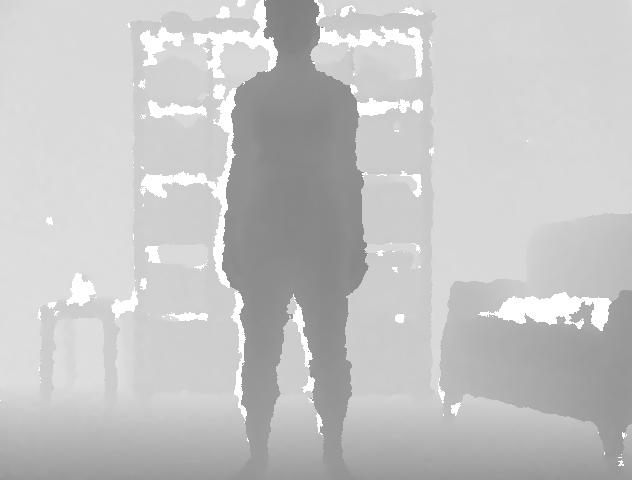
#> input picture assignments/ps_5/PS5_Data/botharms/botharms-up-p1-1/d-1303672803.352249-4144131004.pgm, 640 x 480 px; its folder holds 3 pictures in this run
$ python generateAllMHIs.py
#> lines starting #> are read from the running program, lines starting #| are printed output that depends on the picture
### assignments/ps_5/computeMHI.py
import os
import glob
import numpy as np
from skimage.io import imread


def computeMHI(directoryName, threshold=5000):

    depth_files = glob.glob(os.path.join(directoryName, '*.pgm'))
    depth_files = np.sort(depth_files)

    depth_ims = []
    for depth_file in depth_files:
        depth_im = imread(depth_file)
        depth_ims.append(depth_im)

    foreground_ims = []
    for i in range(1, len(depth_ims)):
        diff = np.abs(depth_ims[i] - depth_ims[i-1])
        diff[diff < threshold] = 0
        diff[diff >= threshold] = 1
        foreground_ims.append(diff)

    mhi = np.zeros(foreground_ims[0].shape)
    for i, foreground_im in enumerate(foreground_ims):
        mhi[foreground_im == 1] = i + 1
        mhi[foreground_im == 0] -= 1
    mhi[mhi < 0] = 0
    mhi /= np.max(mhi)

    return mhi

### assignments/ps_5/generateAllMHIs.py
import os
import glob
import argparse
import numpy as np

from computeMHI import computeMHI


def generateAllMHIs(base_dir='PS5_Data', threshold=40000, save=False,
                    save_dir='allMHIs.py', compute_func=computeMHI):

#> called with base_dir = 'PS5_Data', threshold = 5000, save = False, save_dir = 'allMHIs.py'
    actions = sorted(os.listdir(base_dir))
    mhis = []

    for action in actions:

        actions_dir = os.path.join(base_dir, action)
        sequences = sorted(os.listdir(actions_dir))

        for sequence in sequences:

            sequence_dir = os.path.join(actions_dir, sequence)
            mhi = compute_func(sequence_dir, threshold)
            h, w = mhi.shape
            mhis.append(mhi.reshape(h, w, 1))
#> this loop made 2 passes
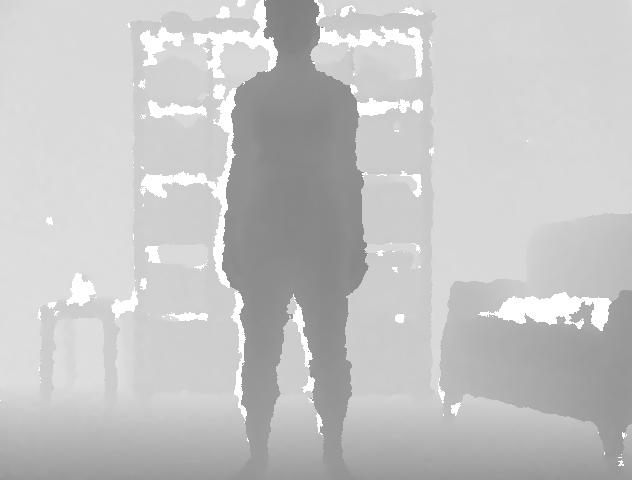
#> input picture assignments/ps_5/PS5_Data/botharms/botharms-up-p1-1/d-1303672803.352249-4144131004.pgm, 640 x 480 px
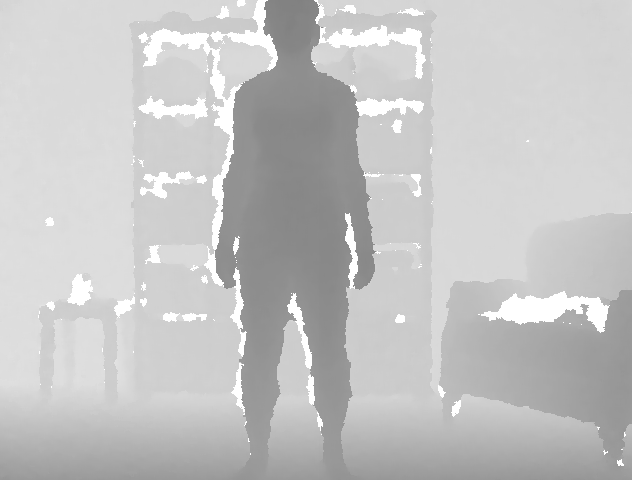
#> input picture assignments/ps_5/PS5_Data/botharms/botharms-up-p1-1/d-1303672803.518507-4154141779.pgm, 640 x 480 px
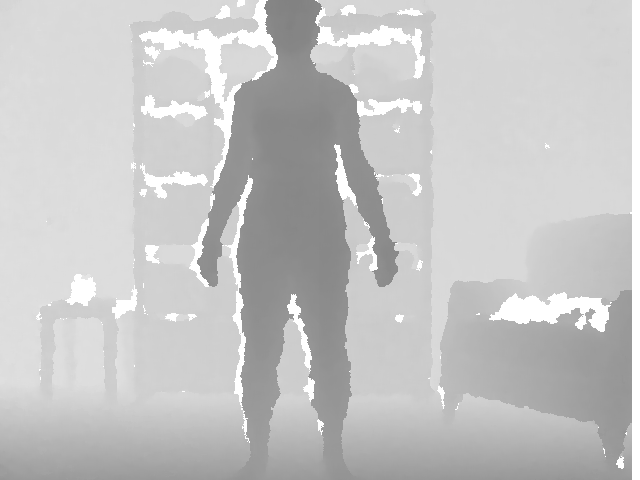
#> input picture assignments/ps_5/PS5_Data/botharms/botharms-up-p1-1/d-1303672803.721667-4166154709.pgm, 640 x 480 px
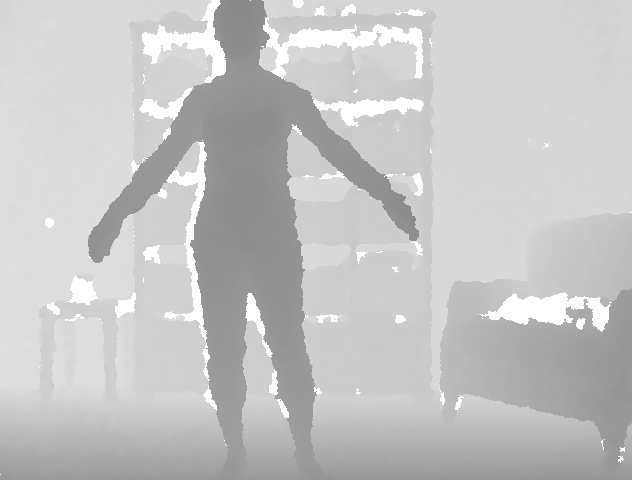
#> input picture assignments/ps_5/PS5_Data/botharms/botharms-up-p1-2/d-1303672813.665149-467829603.pgm, 640 x 480 px

    mhis = np.concatenate(mhis, axis=2)

    if save:

        np.save(save_dir, mhis)

    return mhis


if __name__ == '__main__':

    parser = argparse.ArgumentParser()
    parser.add_argument('--base_dir', type=str, default='PS5_Data', help='Base directory for action sequences')
    parser.add_argument('--threshold', type=int, default=5000, help='Threshold to use in background subtraction')
    parser.add_argument('--save', action='store_true', help='Flag for whether to save MHIs')
    parser.add_argument('--save_path', type=str, default='allMHIs.py', help='Path to save MHIs to')
    parser.add_argument('--compute_func', type=str, default='computeMHI', help='String with name of function to be used for computing MHI')
    args = parser.parse_args()

#> (the run stopped early here; a loop or call above may not have finished)
